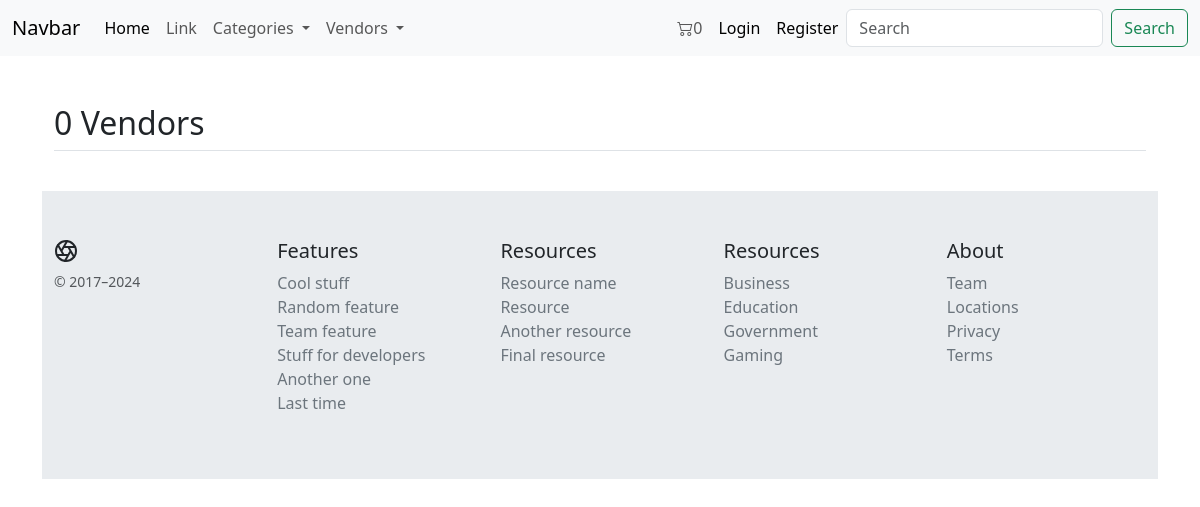
Before: /vendors/ with the older database file.
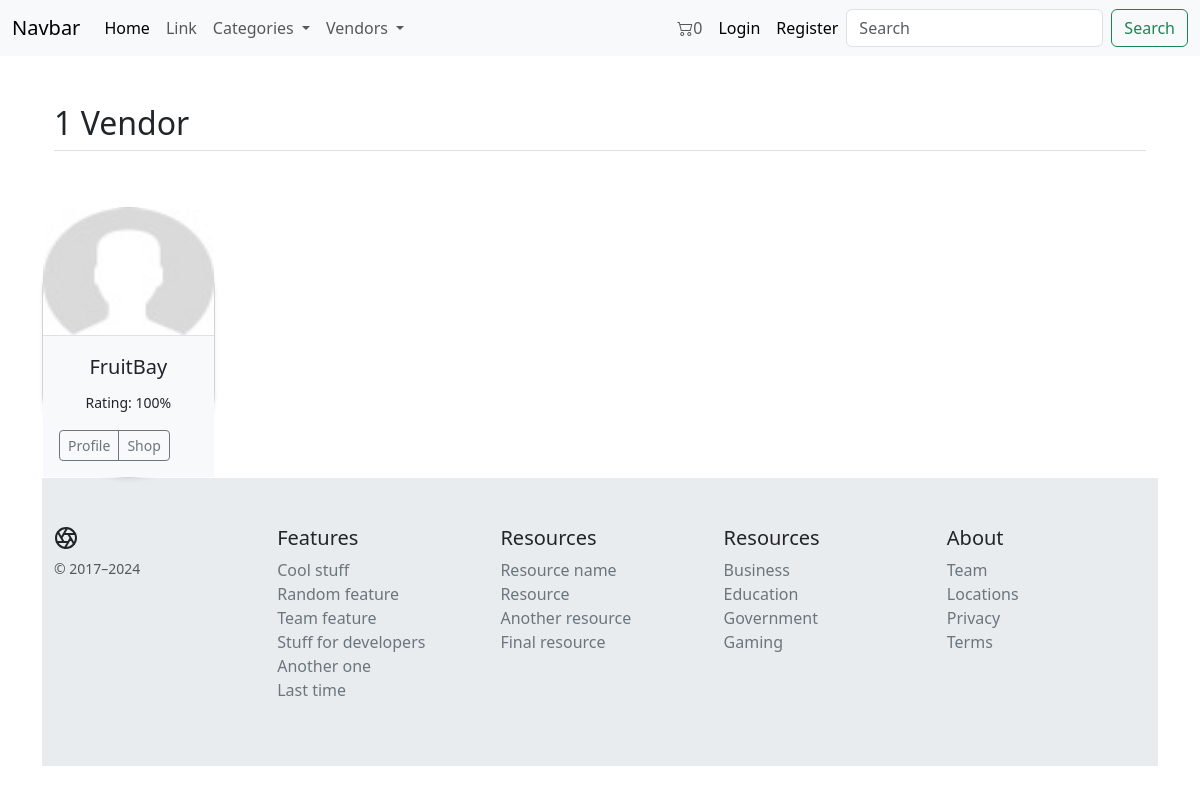
After: the same page with the newer database file.
### core/models.py (models this page shows)
class Vendor(models.Model):
    VID = ShortUUIDField(unique=True, length=10, prefix="VEN:", max_length=15)
    title = models.CharField(max_length=100)
    image = models.ImageField(upload_to='Vendor_images')
    desc = models.CharField(max_length=600, blank=True,
                            null=True, default='description for vendor')
    user = models.ForeignKey(
        customUser, related_name='vendor_user', on_delete=models.SET_NULL, null=True)
    address = models.CharField(
        max_length=500, default="ABC 2nd St Kdl Kollm Kerla Ind")
    contact = models.CharField(max_length=20, default='+91 9999955555')
    message_response_time = models.CharField(max_length=10, default='2 Days')
    shipping_time = models.CharField(max_length=10, default='4 Days')
    authentic_rating = models.CharField(max_length=10, default='100%')
    return_days = models.CharField(max_length=10, default='7 Days')
    warrenty_period = models.CharField(max_length=10, default='30 Days')
    def __str__(self):
        return self.title

### core/views.py (the view)
# urls.py: path('vendors/', views.vendor_list_view, name='vendor_list_view'),
def vendor_list_view(request):
    vendors = Vendor.objects.all()
    context = {
        'vendors': vendors
    }
    return render(request, 'core/vendor_list.html', context)

### core/context_processors.py (called while the page is built)
def context_fn(request):
    categories = Category.objects.all()
    vendors = Vendor.objects.all()
    if "cart_data_object" in request.session:
        cart_items_count = len(request.session['cart_data_object'])
    else:
        cart_items_count = 0
    context = {
        'categories_context': categories,
        'vendors_context': vendors,
        'cart_items_count_context': cart_items_count,
    }
    return context

### core/models.py (called while the page is built)
    def __str__(self):
        return self.title

### templates/core/vendor_list.html (shortened to what this page needs)
{%extends 'core/base.html' %}
{%load static %}
{%block content%}
<div class="container px-4 py-5" id="custom-cards">
    <h2 class="pb-2 border-bottom">{{vendors.count}} Vendor{{vendors.count|pluralize}}</h2>
</div>
<div class="container">
    <div class="row row-cols-1 row-cols-sm-2 row-cols-md-3 g-3">
        {% for p in vendors %}
        <div class="col-xl-2 col-lg-3 col-md-3 col-sm-6">
            <div class="card shadow-sm border-1 rounded-pill rounded-3" style="max-width: 250px; position: relative;">
                <a href="{% url 'core:vendor_detail_view' p.VID %}" class="text-decoration-none text-dark">
                    <div class="ratio ratio-4x3">
                        <img src="{{ p.image.url }}"
                            class="bd-placeholder-img card-img-top img-responsive border-1 border-bottom  rounded-top"
                            width="100%" height="100%" role="img" preserveAspectRatio="xMidYMid slice"
                            focusable="false">
                    </div>
                    <div class="card-body bg-body-tertiary">
                        <p class="card-title text-center fs-5">{{p.title}}</p>
                </a>
                <p class="card-text text-center"><small>Rating: {{p.authentic_rating}}</small></p>
                <div class="d-flex justify-content-between align-items-center">
                    <div class="btn-group bg-body-tertiary">
                        <a href="{% url 'core:vendor_detail_view' p.VID %}"
                            class="btn btn-sm btn-outline-secondary">Profile
                        </a>
                        <a href="{% url 'core:vendor_shop_view' p.VID %}"
                            class="btn btn-sm btn-outline-secondary">Shop</a>
                    </div>
                </div>
            </div>
        </div>
    </div>
    {%endfor%}
</div>
{%endblock%}

Changed rows visible on the page:
added Vendor: image (placeholder picture), title "FruitBay", authentic_rating "100%"
Other visible differences:
{{ vendors.count }}: "0" → "1"
